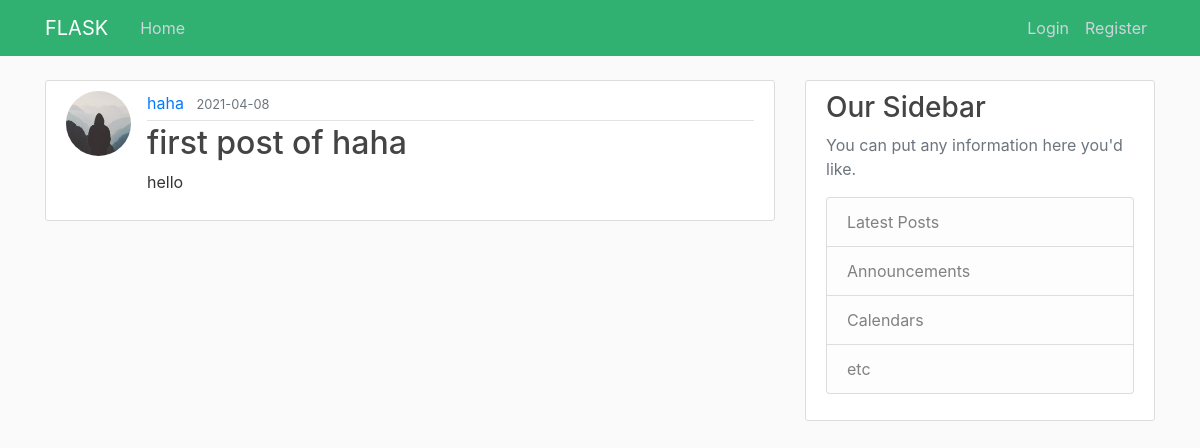
Page /post/13 on the committed database.
### web_app/models.py (models this page shows, shortened)
class User(db.Model, UserMixin):
    id = db.Column(db.Integer, primary_key=True)
    username = db.Column(db.String(20), unique=True, nullable=False)
    email = db.Column(db.String(40), unique=True, nullable=False)
    image_file = db.Column(db.String(20), nullable=False, default='default.jpg')
    password = db.Column(db.String(100), nullable=False)
    posts = db.relationship("Post", backref="author", lazy=True)

class Post(db.Model):
    id = db.Column(db.Integer, primary_key=True)
    title = db.Column(db.String(100), nullable=False)
    date_posted = db.Column(db.DateTime, nullable=False, default=datetime.utcnow)
    content = db.Column(db.Text, nullable=False)
    user_id = db.Column(db.Integer, db.ForeignKey("user.id"), nullable=False)

### web_app/posts/routes.py (the view)
@posts.route("/post/<int:post_id>") # getting a variable from a DB, in this case the ID of the post
def post(post_id):
    post = Post.query.get_or_404(post_id) #creating a object from a database variable, if no post return template 404
    return render_template("post.html", title=post.title, post=post)

### web_app/templates/post.html
{% extends "base.html" %}
{% block content %}
    <article class="media content-section">
    <img class="rounded-circle article-img" src="{{ url_for('static', filename='profile_pics/' + post.author.image_file) }}">
    <div class="media-body">
        <div class="article-metadata">
        <a class="mr-2" href="#">{{ post.author.username }}</a>
        <small class="text-muted">{{ post.date_posted.strftime('%Y-%m-%d') }}</small>
        </div>
        <h2 class="article-title"> {{ post.title }} </h2>
        <p class="article-content">{{ post.content }}</p>
    </div>
    </article>
{% endblock content %}

### web_app/static/main.css (style rules this page uses)
body { background: #fafafa; color: #333333; margin-top: 5rem; }
h1, h2, h3, h4, h5, h6 { color: #444444; }
.content-section { background: #ffffff; padding: 10px 20px; border: 1px solid #dddddd; border-radius: 3px; margin-bottom: 20px; }
.article-title { color: #444444; }
.article-content { white-space: pre-line; }
.article-img { height: 65px; width: 65px; margin-right: 16px; }
.article-metadata { padding-bottom: 5px; margin-bottom: 3px; border-bottom: 1px solid #e3e3e3 }

### rows in the picture
User: image_file (placeholder picture), author.username "haha"
Post: date_posted "2021-04-08", title "first post of haha", content "hello"
